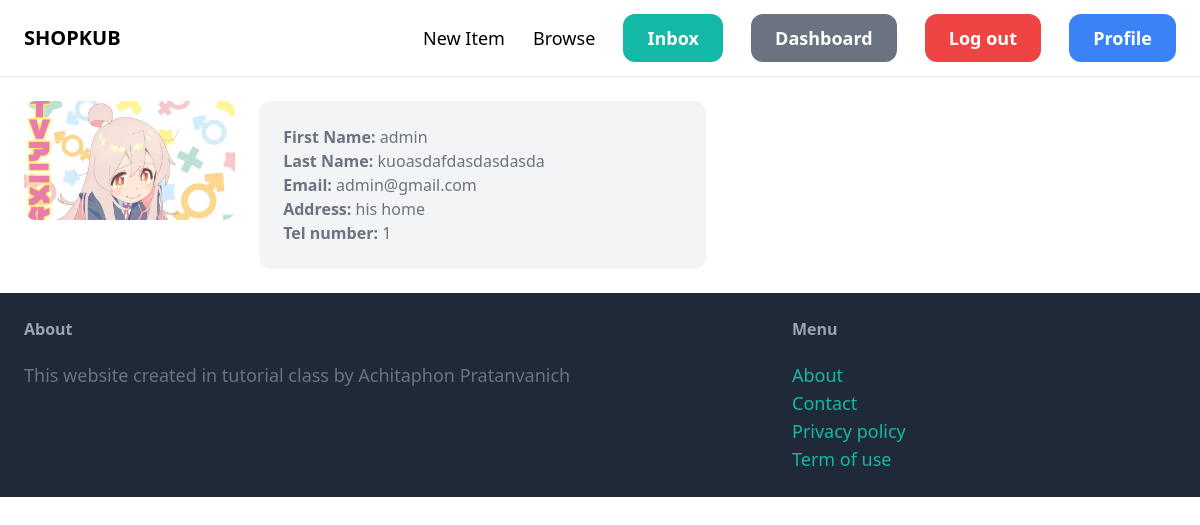
Page /userprofile/detail/ (signed in) on the committed database.
### userprofile/models.py (models this page shows, shortened)
class UserProfile(models.Model):
    class Meta:
        ordering = ("user", )
    user = models.OneToOneField(User, on_delete=models.CASCADE)
    address = models.TextField(blank=True)
    tel_number = models.CharField(max_length=20, blank=True)
    profile_picture = models.ImageField(upload_to='profile_pics',blank=True)

### userprofile/views.py (the view)
# urls.py: path("detail/", views.detail, name="detail")
@login_required
def detail(request):
    profile = get_object_or_404(UserProfile, user=request.user)
    user = get_object_or_404(User, username=request.user.username)
    return render(request, 'userprofile/detail.html', {"profile":profile, "user":user})

### userprofile/templates/userprofile/detail.html (shortened to what this page needs)
{% extends 'core/base.html' %}
{% block content %}
<div class="grid grid-cols-5 gap-6">
    <div class="grid-cols-3">
        <img src="{{profile.profile_picture.url}}" class="rounded-xl">
    </div>
    <div class="col-span-2 p-6 bg-gray-100 rounded-xl">
        <h1 class="text-gray-500"><strong>First Name: </strong>{{user.first_name}}</h1>
        <h1 class="text-gray-500"><strong>Last Name: </strong>{{user.last_name}}</h1>
        <p class="text-gray-500"><strong>Email: </strong>{{user.email}}</p>
        <p class="text-gray-500"><strong>Address: </strong>{{profile.address}}</p>
        <p class="text-gray-500"><strong>Tel number: </strong>{{profile.tel_number}}</p>
    </div>
</div>
{% endblock %}

### rows in the picture
UserProfile: profile_picture (picture), address "his home", tel_number "1"

### other values in the picture
{{ user.first_name }} "admin"
{{ user.last_name }} "kuoasdafdasdasdasda"
{{ user.email }} "admin@gmail.com"
